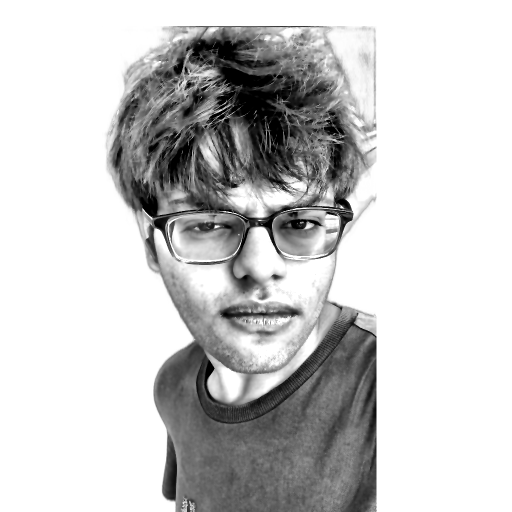
#> input picture source-prepped.png, 1023 x 1023 px (shown at 1/2 size)
$ python make_ascii_svg.py
#> lines starting #> are read from the running program, lines starting #| are printed output that depends on the picture
#!/usr/bin/env python3
"""
Converts source-prepped.png into a self-typing monochrome ASCII art SVG.
Renders inside a sleek macOS/Linux terminal window with prompt and blinking cursor.
The SVG uses SMIL keyframe animations natively supported by GitHub markdown <img> tags.
"""

from PIL import Image, ImageEnhance
import html
import os
import sys

HERE = os.path.dirname(os.path.abspath(__file__))
SRC = sys.argv[1] if len(sys.argv) > 1 else os.path.join(HERE, "..", "source-prepped.png")
OUT = sys.argv[2] if len(sys.argv) > 2 else os.path.join(HERE, "..", "krishna-ascii.svg")

COLS = int(os.environ.get("COLS", 180))
ART_W_TARGET = 800
CELL_W = ART_W_TARGET / COLS
CELL_H = CELL_W * 15 / 8
ROWS = round(COLS * 8 / 15)
RAMP = " .`:-=+*cs#%@"

CONTRAST = 1.12
BRIGHTNESS = 1.02
GAMMA = 1.15
WHITE_FLOOR = 0.82

PAD = 20
TITLEBAR_H = 30
STATUS_H = 30
ART_W = COLS * CELL_W
ART_H = ROWS * CELL_H
CANVAS_W = ART_W + PAD * 2
CANVAS_H = TITLEBAR_H + ART_H + STATUS_H + PAD

BG = "#0d1117"
BG2 = "#111722"
FRAME = "#30363d"
TITLE_TEXT = "#7d8590"
INK = "#c9d1d9"
CURSOR = "#c9d1d9"

ROW_DUR = 5.6 / ROWS
STAGGER = ROW_DUR

if not os.path.exists(SRC):
    print(f"Error: Prepped image not found at {SRC}")
    sys.exit(1)

im = Image.open(SRC).convert("L")
#> im is the input picture: PIL image 1023x1023 L; min 0, max 255, mean 202
im = ImageEnhance.Brightness(im).enhance(BRIGHTNESS)
im = ImageEnhance.Contrast(im).enhance(CONTRAST)
im = im.resize((COLS, ROWS), Image.LANCZOS)
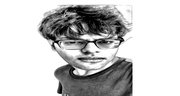
#> im: PIL image 180x96 L; min 0, max 255, mean 199.1
px = im.load()

STATIC = bool(os.environ.get("STATIC"))

rows_txt = []
for y in range(ROWS):
    chars = []
    for x in range(COLS):
        lum = px[x, y] / 255.0
        lum = pow(lum, GAMMA)
        if lum >= WHITE_FLOOR:
            chars.append(" ")
            continue
        idx = int((1.0 - lum) * (len(RAMP) - 1) + 0.5)
        idx = max(0, min(len(RAMP) - 1, idx))
        chars.append(RAMP[idx])
    rows_txt.append("".join(chars))
#> after the loop, rows_txt = 96 items

art_top = TITLEBAR_H + PAD * 0.35

parts = []
parts.append(
    f'<svg xmlns="http://www.w3.org/2000/svg" width="{int(CANVAS_W)}" height="{int(CANVAS_H)}" '
    f'viewBox="0 0 {int(CANVAS_W)} {int(CANVAS_H)}" font-family="ui-monospace, SFMono-Regular, '
    f'Menlo, Consolas, monospace">'
)
parts.append(
    '<defs>'
    f'<linearGradient id="bg" x1="0" y1="0" x2="0" y2="1">'
    f'<stop offset="0" stop-color="{BG2}"/><stop offset="1" stop-color="{BG}"/>'
    f'</linearGradient></defs>'
)

parts.append(f'<rect width="{int(CANVAS_W)}" height="{int(CANVAS_H)}" rx="12" fill="url(#bg)"/>')
parts.append(
    f'<rect x="0.5" y="0.5" width="{int(CANVAS_W-1)}" height="{int(CANVAS_H-1)}" rx="12" '
    f'fill="none" stroke="{FRAME}" stroke-width="1"/>'
)

parts.append(f'<line x1="0" y1="{TITLEBAR_H}" x2="{int(CANVAS_W)}" y2="{TITLEBAR_H}" stroke="{FRAME}"/>')
for i, dotcol in enumerate(["#ff5f56", "#ffbd2e", "#27c93f"]):
    parts.append(f'<circle cx="{PAD + i*16}" cy="{TITLEBAR_H/2}" r="5" fill="{dotcol}"/>')
parts.append(
    f'<text x="{CANVAS_W/2}" y="{TITLEBAR_H/2 + 4}" fill="{TITLE_TEXT}" font-size="12" '
    f'text-anchor="middle">krishna@github: ~$ ./portrait.sh</text>'
)

font_size = CELL_H * 0.86
for ry, line in enumerate(rows_txt):
    y = art_top + ry * CELL_H + CELL_H * 0.74
    row_y = art_top + ry * CELL_H
    delay = ry * STAGGER
    safe = html.escape(line)
    text = (
        f'<text xml:space="preserve" x="{PAD}" y="{y:.1f}" fill="{INK}" '
        f'font-size="{font_size:.1f}" textLength="{ART_W:.1f}" lengthAdjust="spacing">{safe}</text>'
    )

    if STATIC:
        parts.append(text)
        continue

    parts.append(
        f'<clipPath id="r{ry}"><rect x="{PAD}" y="{row_y:.1f}" height="{CELL_H:.2f}" width="0">'
        f'<animate attributeName="width" from="0" to="{ART_W:.1f}" begin="{delay:.3f}s" '
        f'dur="{ROW_DUR:.2f}s" fill="freeze"/></rect></clipPath>'
    )
    parts.append(f'<g clip-path="url(#r{ry})">{text}</g>')
    parts.append(
        f'<rect y="{row_y+1:.1f}" width="{CELL_W:.2f}" height="{CELL_H-2:.2f}" fill="{CURSOR}" opacity="0">'
        f'<animate attributeName="x" from="{PAD}" to="{PAD+ART_W:.1f}" begin="{delay:.3f}s" '
        f'dur="{ROW_DUR:.2f}s" fill="freeze"/>'
        f'<set attributeName="opacity" to="0.85" begin="{delay:.3f}s"/>'
        f'<set attributeName="opacity" to="0" begin="{delay+ROW_DUR:.3f}s"/></rect>'
    )
#> this loop made 96 passes
#> (y, row_y, delay) on passes 1 to 12: (43.17, 37, 0), (51.5, 45.33, 0.0583), (59.83, 53.67, 0.117), (68.17, 62, 0.175), (76.5, 70.33, 0.233), (84.83, 78.67, 0.292), (93.17, 87, 0.35), (101.5, 95.33, 0.408), (109.8, 103.7, 0.467), (118.2, 112, 0.525), (126.5, 120.3, 0.583), (134.8, 128.7, 0.642)
#> after the loop, parts = 297 items

status_line_y = TITLEBAR_H + ART_H + PAD * 0.35
status_y = status_line_y + 19
parts.append(f'<line x1="0" y1="{status_line_y:.1f}" x2="{int(CANVAS_W)}" y2="{status_line_y:.1f}" stroke="{FRAME}"/>')
parts.append(
    f'<text x="{PAD}" y="{status_y:.1f}" fill="{TITLE_TEXT}" font-size="13">'
    f'krishna@github:~$ whoami <tspan fill="{INK}">Krishna Sharma</tspan></text>'
)
status_chars = len("krishna@github:~$ whoami Krishna Sharma ")
parts.append(
    f'<rect x="{PAD + status_chars * 13 * 0.6:.1f}" y="{status_y-12:.1f}" width="8" height="14" fill="{INK}">'
    f'<animate attributeName="opacity" values="1;1;0;0" keyTimes="0;0.5;0.51;1" dur="1s" repeatCount="indefinite"/></rect>'
)

parts.append("</svg>")
svg = "".join(parts)
with open(OUT, "w") as f:
    f.write(svg)

print(f"Generated {OUT} ({len(svg)} bytes; {CANVAS_W} x {CANVAS_H})")
#| Generated scripts/../krishna-ascii.svg (76388 bytes; 840.0 x 880.0)
